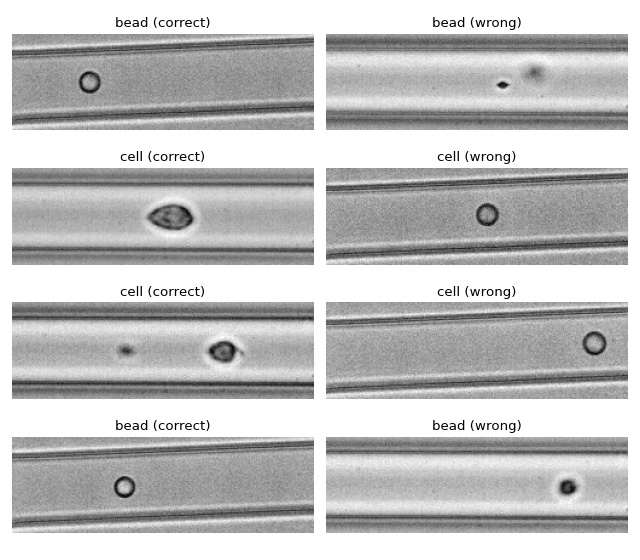

Generate this figure with Python:
"""Distinguishing beads from cells with machine-learning

We use tensorflow to distinguish between beads and cells using
scalar features only. The example data is taken from a `reference
dataset on DCOR <https://dcor.mpl.mpg.de/dataset/figshare-7771184-v2>`_.
The classification accuracy using only the inputs ``area_ratio``,
``area_um``, ``bright_sd``, and ``deform`` reaches values above 95%.

.. warning::

   Please do not use this example as a template for machine-learning
   in RT-DC applications. This example does not cover a lot of
   important things (e.g. brightness normalization) and it is a very
   simple task (beads are smaller than cells). Thus, this example should
   only be considered as a technical guide on how dclab is used in
   the context of ML applications.

.. note::

   What happens when you add ``"bright_avg"`` to the ``features`` list?
   Can you explain the result?
"""
import matplotlib.pylab as plt
import numpy as np
import tensorflow as tf
from dclab.ml import tf_dataset

tf.random.set_seed(42)  # for reproducibility

# https://dcor.mpl.mpg.de/dataset/figshare-7771184-v2
dcor_ids = ["fb719fb2-bd9f-817a-7d70-f4002af916f0",
            "f7fa778f-6abd-1b53-ae5f-9ce12601d6f8"]
labels = [0, 1]  # 0: beads, 1: cells
features = ["area_ratio", "area_um", "bright_sd", "deform"]

# obtain train and test datasets
train, test = tf_dataset.assemble_tf_dataset_scalars(
    paths=dcor_ids,  # can also be list of paths or datasets
    labels=labels,
    feature_inputs=features,
    split=.8)

# build the model
model = tf.keras.Sequential(
    layers=[
        tf.keras.layers.Input(shape=(len(features),)),
        tf.keras.layers.Dense(128, activation='relu'),
        tf.keras.layers.Dense(32),
        tf.keras.layers.Dropout(0.2),
        tf.keras.layers.Dense(2)
    ],
    name="scalar_features"
)

# fit the model to the training data
loss_fn = tf.keras.losses.SparseCategoricalCrossentropy(from_logits=True)
model.compile(optimizer='adam', loss=loss_fn, metrics=['accuracy'])
model.fit(train, epochs=5)

# show accuracy using test data (loss: 0.1139 - accuracy: 0.9659)
model.evaluate(test, verbose=2)

# predict classes of the test data
probability_model = tf.keras.Sequential([model, tf.keras.layers.Softmax()])
y_test = np.concatenate([y for x, y in test], axis=0)
predict = np.argmax(probability_model.predict(test), axis=1)

# take a few exemplary events from true and false classification
false_cl = np.where(predict != y_test)[0]
true_cl = np.where(predict == y_test)[0]
num_events = min(4, min(len(true_cl), len(false_cl)))

false_images = tf_dataset.get_dataset_event_feature(
    paths=dcor_ids,
    feature="image",
    dataset_indices=false_cl[:num_events],
    split_index=1,
    split=.8)

true_images = tf_dataset.get_dataset_event_feature(
    paths=dcor_ids,
    feature="image",
    dataset_indices=true_cl[:num_events],
    split_index=1,
    split=.8)

fig = plt.figure(figsize=(8, 7))

for ii in range(num_events):
    title_true = ("cell" if y_test[true_cl[[ii]]] else "bead") + " (correct)"
    title_false = ("cell" if predict[false_cl[ii]] else "bead") + " (wrong)"
    ax1 = plt.subplot(num_events, 2, 2*ii+1, title=title_true)
    ax2 = plt.subplot(num_events, 2, 2*(ii + 1), title=title_false)
    ax1.axis("off")
    ax2.axis("off")
    ax1.imshow(true_images[ii], cmap="gray")
    ax2.imshow(false_images[ii], cmap="gray")

plt.tight_layout()
plt.show()
